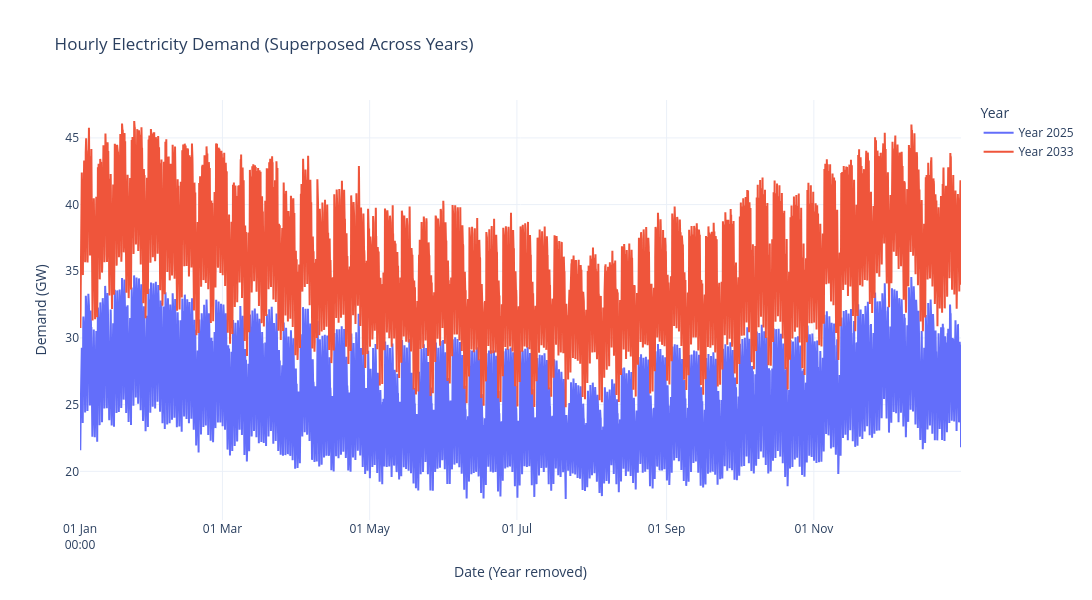

Notebook source saved alongside this figure:
### Markdown cell above
### 1.2.1 - Raw demand plots

### Code cell
fig = go.Figure()

for year in ERAA_target_years:
    df = demands[year]

    df_GW = df/1000 #converting MW into GW

    # Build a plotting x-axis where the target year is replaced with a common dummy year (e.g., 1900)
    idx = df.index

    fig.add_trace(
        go.Scatter(
            x=idx,
            y=df_GW[Notebook_climatic_year],
            mode="lines",
            name=f"Year {year}"
        )
    )

fig.update_layout(
    title=f"Hourly Electricity Demand (Superposed Across Years)",
    xaxis_title="Date (Year removed)",
    yaxis_title="Demand (GW)",
    hovermode="x unified",
    template="plotly_white",
    legend_title="Year",
    width=1100,
    height=600
)

# Set labels
fig.update_xaxes(
    dtick=None,
    tickformat="%d %b\n%H:%M"
)

fig.show()

### Figure 1 — Plotly figure (JSON) as saved in the notebook; plotly's stock layout.template omitted (floating-point values rounded to 4 significant figures; data arrays with more than 128 entries replaced by an {"elided": "..."} marker saying what was removed)
{"data": [{"mode": "lines", "name": "Year 2025", "type": "scatter", "x": {"elided": "8760 str values"}, "y": {"elided": "8760 float values"}}, {"mode": "lines", "name": "Year 2033", "type": "scatter", "x": {"elided": "8760 str values"}, "y": {"elided": "8760 float values"}}], "layout": {"height": 600, "hovermode": "x unified", "legend": {"title": {"text": "Year"}}, "title": {"text": "Hourly Electricity Demand (Superposed Across Years)"}, "width": 1100, "xaxis": {"tickformat": "%d %b\n%H:%M", "title": {"text": "Date (Year removed)"}}, "yaxis": {"title": {"text": "Demand (GW)"}}}}
